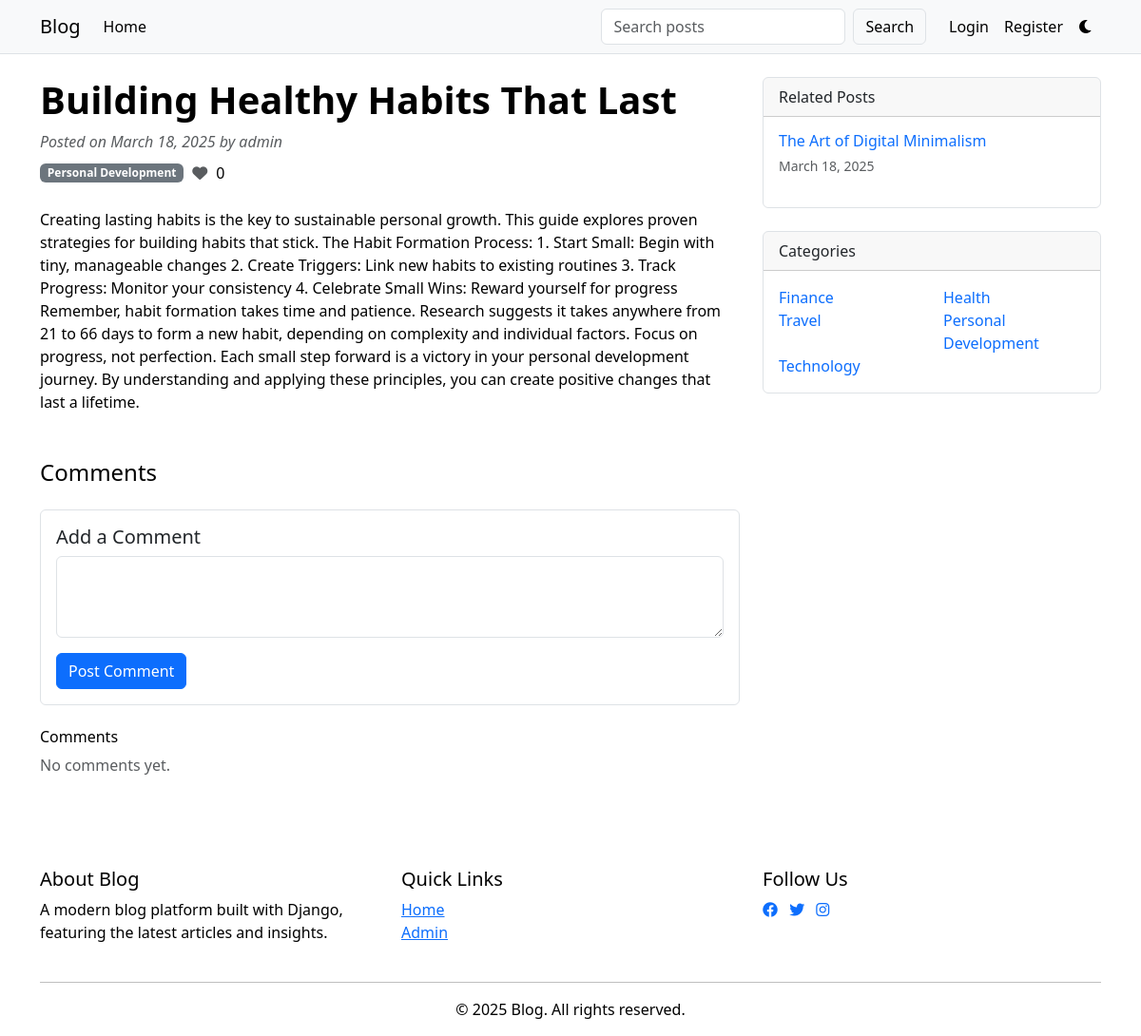
The app's page /post/building-healthy-habits-that-last/, older data.
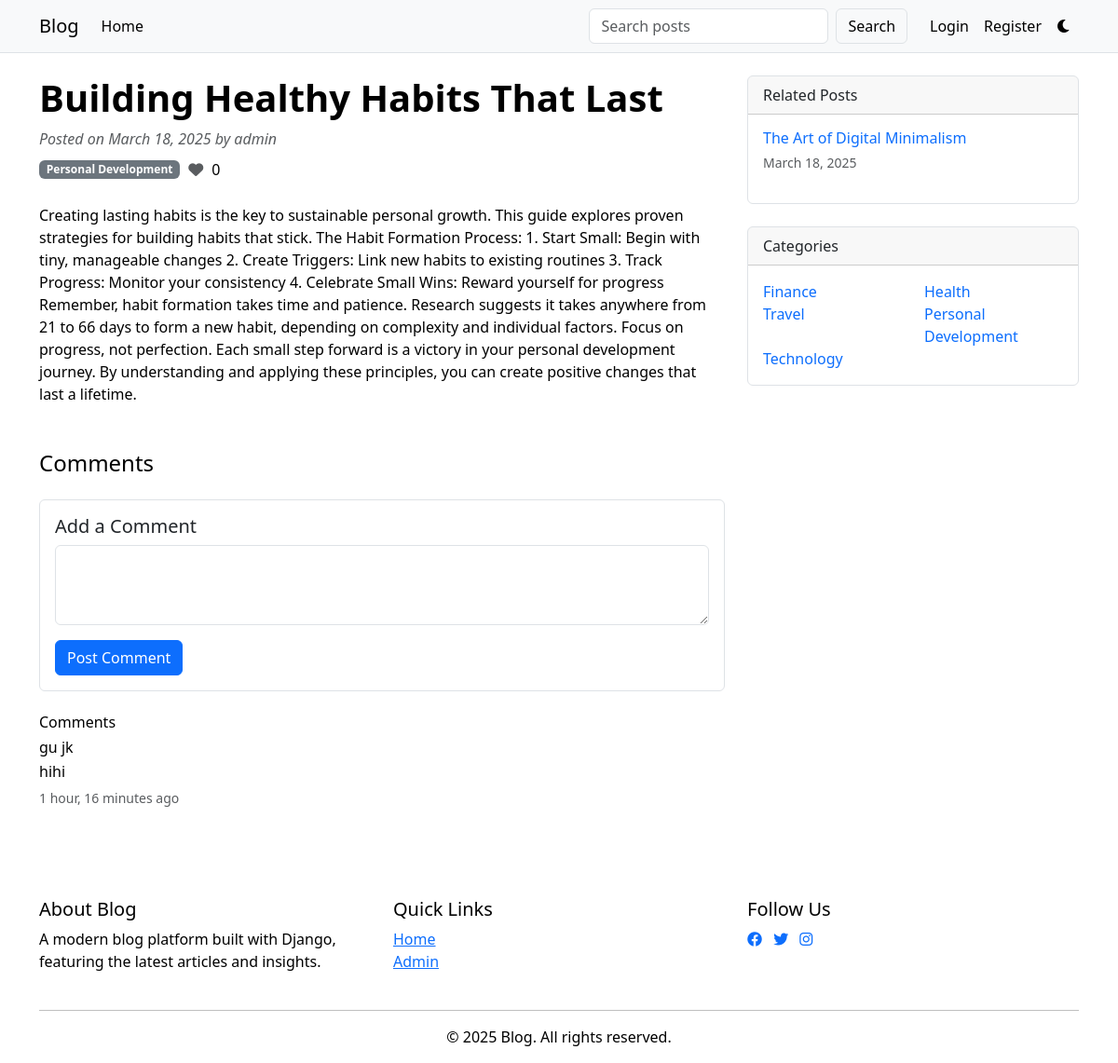
The same page, newer data.
### core/models.py (models this page shows, shortened)
class Post(models.Model):
    title = models.CharField(max_length=200)
    slug = models.SlugField(unique=True)
    content = models.TextField()
    author = models.ForeignKey(User, on_delete=models.CASCADE, related_name='posts')
    category = models.ForeignKey(Category, on_delete=models.CASCADE, related_name='posts', null=True)
    created_at = models.DateTimeField(auto_now_add=True)
    updated_at = models.DateTimeField(auto_now=True)
    views = models.PositiveIntegerField(default=0)
    likes = models.ManyToManyField(User, related_name='liked_posts', blank=True)
    image = models.ImageField(upload_to='blog_images/', null=True, blank=True)
    class Meta:
        ordering = ['-created_at']
    def save(self, *args, **kwargs):
        if not self.slug:
            self.slug = slugify(self.title)
        super().save(*args, **kwargs)

class Category(models.Model):
    name = models.CharField(max_length=100, unique=True)
    slug = models.SlugField(unique=True, blank=True)
    created_at = models.DateTimeField(auto_now_add=True)
    class Meta:
        verbose_name_plural = 'Categories'
        ordering = ['-created_at']

class Comment(models.Model):
    post = models.ForeignKey(Post, on_delete=models.CASCADE, related_name='comments')
    author = models.ForeignKey(User, on_delete=models.CASCADE, related_name='comments')
    content = models.TextField()
    created_at = models.DateTimeField(auto_now_add=True)
    updated_at = models.DateTimeField(auto_now=True)
    class Meta:
        ordering = ['-created_at']

### core/views.py (the view)
# urls.py: path('post/<slug:slug>/', views.post_detail, name='post_detail'),
def post_detail(request, slug):
    post = get_object_or_404(Post, slug=slug)
    post.views += 1
    post.save()
    comments = post.comments.all().order_by('-created_at')
    related_posts = Post.objects.filter(category=post.category).exclude(id=post.id)[:3]
    categories = Category.objects.all()
    context = {
        'post': post,
        'comments': comments,
        'related_posts': related_posts,
        'categories': categories,
    }
    return render(request, 'core/post_detail.html', context)

### core/context_processors.py (called while the page is built)
def notification_count(request):
    if request.user.is_authenticated:
        count = request.user.notifications.filter(is_read=False).count()
        return {'unread_notifications_count': count}
    return {'unread_notifications_count': 0}

### core/models.py (called while the page is built)
@receiver(post_save, sender=Post)
def create_post_notification(sender, instance, created, **kwargs):
    if created:
        for user in User.objects.exclude(id=instance.author.id):
            Notification.objects.create(
                recipient=user,
                sender=instance.author,
                notification_type='post',
                message=f"New post published: '{instance.title}'",
                link=instance.slug
            )

### core/templates/core/post_detail.html (shortened to what the changed rows need)
{% extends 'core/base.html' %}
{% load static %}
{% block content %}
<div class="container mt-4">
    <div class="row">
        <div class="col-lg-8">
            <article>
                <header class="mb-4">
                    <h1 class="fw-bold">{{ post.title }}</h1>
                </header>
            </article>
            <section id="comments" class="mb-5">
                <div class="comments-section">
                    <h6>Comments</h6>
                    {% for comment in comments %}
                    <div class="comment mb-3" id="comment-{{ comment.id }}">
                        <div class="d-flex justify-content-between align-items-start">
                            <div>
                                <h6 class="mb-1">{{ comment.author.get_full_name|default:comment.author.username }}</h6>
                                <p class="mb-1">{{ comment.content }}</p>
                                <small class="text-muted">{{ comment.created_at|timesince }} ago</small>
                            </div>
                        </div>
                    </div>
                    {% empty %}
                    <p class="text-muted">No comments yet.</p>
                    {% endfor %}
                </div>
            </section>
        </div>
        <div class="col-lg-4">
            <div class="card mb-4">
                <div class="card-body">
                    {% for related_post in related_posts %}
                    <div class="mb-3">
                        <h6 class="mb-1">
                            <a href="{% url 'core:post_detail' related_post.slug %}" class="text-decoration-none">
                                {{ related_post.title }}
                            </a>
                        </h6>
                        <small class="text-muted">{{ related_post.created_at|date:"F d, Y" }}</small>
                    </div>
                    {% empty %}
                    <p class="text-muted">No related posts found.</p>
                    {% endfor %}
                </div>
            </div>
            <div class="card">
                <div class="card-body">
                    <div class="row">
                        {% for category in categories %}
                        <div class="col-6">
                            <a href="{% url 'core:category_posts' category.slug %}" class="text-decoration-none">
                                {{ category.name }}
                            </a>
                        </div>
                        {% endfor %}
                    </div>
                </div>
            </div>
        </div>
    </div>
</div>
{% endblock %}

Row changes from the older to the newer data that the page shows:
added Comment: author.get_full_name "gu jk", content "hihi", created_at "1 hour, 16 minutes"
Text that changed along with them:
text no longer shown: "No comments yet."
